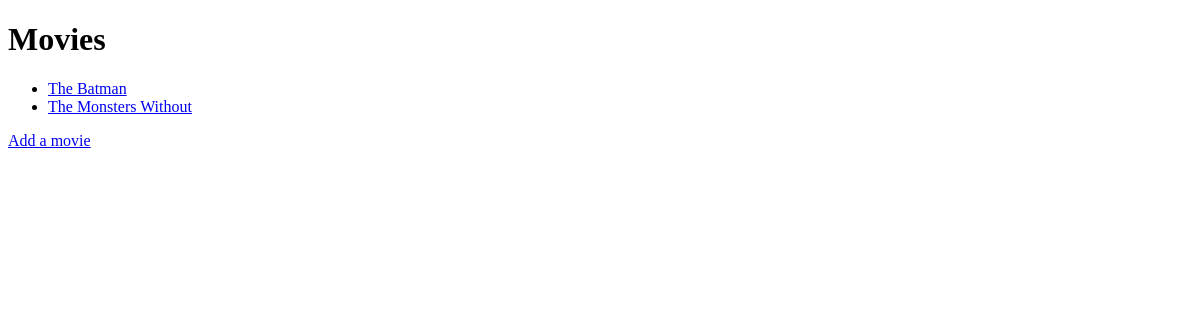
Before: /movies/ with the older database file.
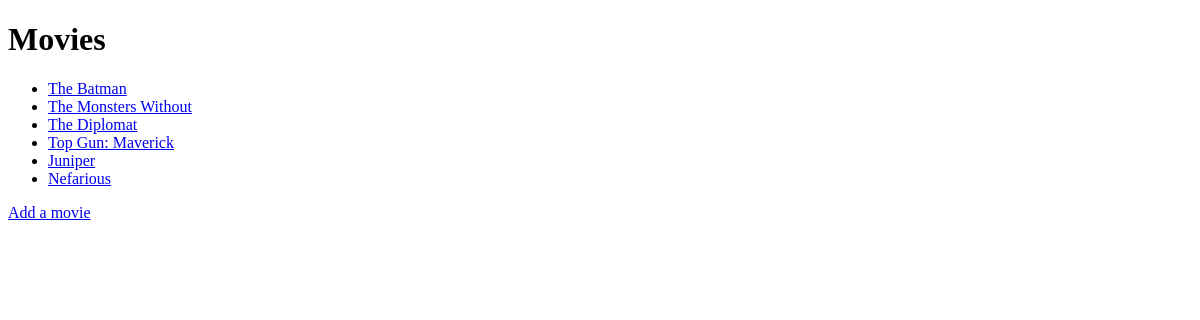
After: the same page with the newer database file.
### movies/models.py (models this page shows)
class Movie(models.Model):
    title = models.CharField(max_length=200)
    year = models.IntegerField()
    def __str__(self):
        return f'{self.title} from {self.year}'

### movies/views.py (the view)
# urls.py: path('movies/',views.movies),
def movies(request):
    data = Movie.objects.all()
    return render(request,'movies/movies.html',{'movies':data})

### movies/templates/movies/movies.html (shortened to what this page needs)
<!DOCTYPE html>
<html>
<head>
</head>
<body>
    <h1>Movies</h1>
    <ul>
        {% for movie in movies %}
        <li>
            <a href ={{movie.id}}>{{movie.title}}</a>
        </li>
        {%endfor%}
    </ul>
    <a href="/movies/add">Add a movie</a>
</body>
</html>

Changed rows visible on the page:
added Movie: title "The Diplomat"
added Movie: title "Top Gun: Maverick"
added Movie: title "Juniper"
added Movie: title "Nefarious"
